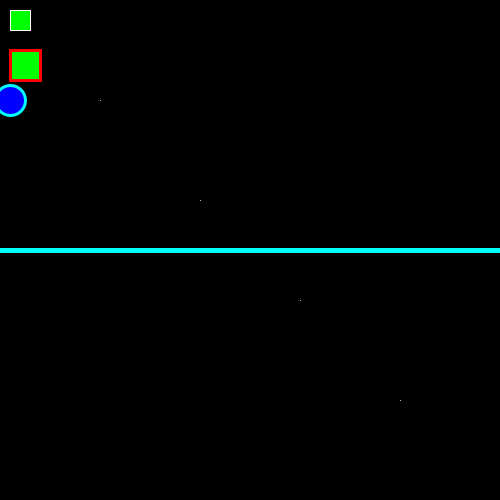
Frame 1 (no input)
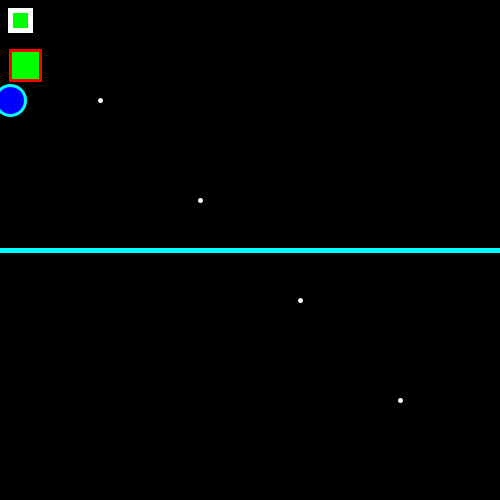
Frame 60 (the mouse pressed at the canvas centre just before this capture)
Frame 120 (the mouse held since frame 60 and released just before this capture): identical to frame 60, image omitted

The Processing sketch that drew these frames (run headless with seeded random() and noise(); from frame 60 on, the mouse is pressed at the canvas centre):

// Processing sketch: basic_shapes
// ── basic_shapes.pde
void setup() {
  size(500, 500);
  smooth(); //turns on the anti aliasing
}

void draw() {
  background(0);

  //drawing points
  stroke(255);
  point(100, 100);
  point(200, 200);
  point(300, 300);
  point(400, 400);

  //drawing rectangles, defining color
  fill(0, 255, 0);
  rect(10, 10, 20, 20);

  stroke(255, 0, 0);
  strokeWeight(3);
  rect(10, 50, 30, 30);

  //drawing ellipses
  fill(0,0,255);
  stroke(0,255,255);
  ellipse (10, 100, 30, 30);
  
  //drawing lines
  strokeWeight(5);
  line(0,height/2,width,height/2);

}
